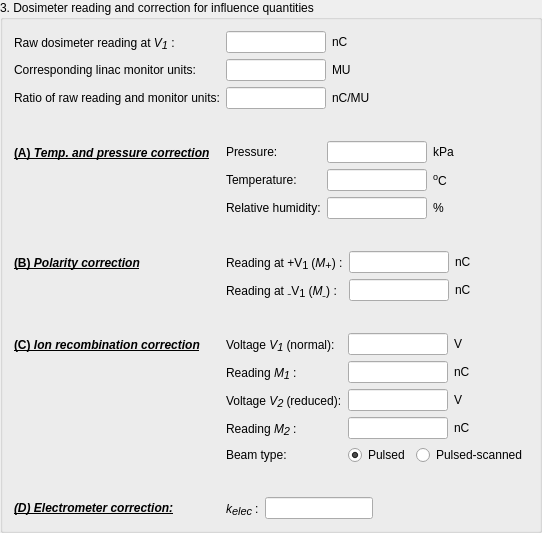
          <widget class="QGroupBox" name="sectionThreeGB">
           <property name="enabled">
            <bool>true</bool>
           </property>
           <property name="sizePolicy">
            <sizepolicy hsizetype="MinimumExpanding" vsizetype="Preferred">
             <horstretch>0</horstretch>
             <verstretch>0</verstretch>
            </sizepolicy>
           </property>
           <property name="title">
            <string>3. Dosimeter reading and correction for influence quantities</string>
           </property>
           <property name="flat">
            <bool>false</bool>
           </property>
           <property name="checkable">
            <bool>false</bool>
           </property>
           <layout class="QVBoxLayout" name="verticalLayout_6">
            <item>
             <layout class="QFormLayout" name="sectionThreeFL">
              <property name="fieldGrowthPolicy">
               <enum>QFormLayout::ExpandingFieldsGrow</enum>
              </property>
              <item row="0" column="0">
               <widget class="QLabel" name="rawDosReadLabel">
                <property name="sizePolicy">
                 <sizepolicy hsizetype="Fixed" vsizetype="Preferred">
                  <horstretch>0</horstretch>
                  <verstretch>0</verstretch>
                 </sizepolicy>
                </property>
                <property name="text">
                 <string>&lt;html&gt;&lt;head/&gt;&lt;body&gt;&lt;p&gt;Raw dosimeter reading at &lt;span style=&quot; font-style:italic;&quot;&gt;V&lt;/span&gt;&lt;span style=&quot; font-size:12pt; font-style:italic; vertical-align:sub;&quot;&gt;1&lt;/span&gt; :&lt;/p&gt;&lt;/body&gt;&lt;/html&gt;</string>
                </property>
                <property name="textFormat">
                 <enum>Qt::MarkdownText</enum>
                </property>
               </widget>
              </item>
              <item row="0" column="1">
               <layout class="QHBoxLayout" name="rawDosReadHL">
                <item>
                 <widget class="QLineEdit" name="rawDosReadLE">
                  <property name="sizePolicy">
                   <sizepolicy hsizetype="Fixed" vsizetype="Fixed">
                    <horstretch>0</horstretch>
                    <verstretch>0</verstretch>
                   </sizepolicy>
                  </property>
                  <property name="minimumSize">
                   <size>
                    <width>100</width>
                    <height>0</height>
                   </size>
                  </property>
                  <property name="maximumSize">
                   <size>
                    <width>100</width>
                    <height>16777215</height>
                   </size>
                  </property>
                 </widget>
                </item>
                <item>
                 <widget class="QLabel" name="rawDosReadUnit">
                  <property name="text">
                   <string>nC</string>
                  </property>
                 </widget>
                </item>
               </layout>
              </item>
              <item row="1" column="0">
               <widget class="QLabel" name="corrLinacMULabel">
                <property name="text">
                 <string>Corresponding linac monitor units:</string>
                </property>
               </widget>
              </item>
              <item row="1" column="1">
               <layout class="QHBoxLayout" name="corrLinacMUHL">
                <item>
                 <widget class="QLineEdit" name="corrLinacMULE">
                  <property name="sizePolicy">
                   <sizepolicy hsizetype="Fixed" vsizetype="Fixed">
                    <horstretch>0</horstretch>
                    <verstretch>0</verstretch>
                   </sizepolicy>
                  </property>
                  <property name="minimumSize">
                   <size>
                    <width>100</width>
                    <height>0</height>
                   </size>
                  </property>
                  <property name="maximumSize">
                   <size>
                    <width>100</width>
                    <height>16777215</height>
                   </size>
                  </property>
                 </widget>
                </item>
                <item>
                 <widget class="QLabel" name="corrLinacMUUnit">
                  <property name="text">
                   <string>MU</string>
                  </property>
                 </widget>
                </item>
               </layout>
              </item>
              <item row="2" column="0">
               <widget class="QLabel" name="ratioReadMULabel">
                <property name="text">
                 <string>Ratio of raw reading and monitor units:</string>
                </property>
               </widget>
              </item>
              <item row="2" column="1">
               <layout class="QHBoxLayout" name="ratioReadMUHL">
                <item>
                 <widget class="QLineEdit" name="ratioReadMULE">
                  <property name="sizePolicy">
                   <sizepolicy hsizetype="Fixed" vsizetype="Fixed">
                    <horstretch>0</horstretch>
                    <verstretch>0</verstretch>
                   </sizepolicy>
                  </property>
                  <property name="minimumSize">
                   <size>
                    <width>100</width>
                    <height>0</height>
                   </size>
                  </property>
                  <property name="maximumSize">
                   <size>
                    <width>100</width>
                    <height>16777215</height>
                   </size>
                  </property>
                 </widget>
                </item>
                <item>
                 <widget class="QLabel" name="ratioReadMUUnit">
                  <property name="text">
                   <string>nC/MU</string>
                  </property>
                 </widget>
                </item>
               </layout>
              </item>
              <item row="3" column="0">
               <spacer name="tempPressCorrSpacer">
                <property name="orientation">
                 <enum>Qt::Vertical</enum>
                </property>
                <property name="sizeHint" stdset="0">
                 <size>
                  <width>20</width>
                  <height>20</height>
                 </size>
                </property>
               </spacer>
              </item>
              <item row="4" column="0">
               <widget class="QLabel" name="tempPressCorrLabel">
                <property name="text">
                 <string>&lt;html&gt;&lt;head/&gt;&lt;body&gt;&lt;p&gt;&lt;span style=&quot; font-weight:700; text-decoration: underline;&quot;&gt;(A)&lt;/span&gt;&lt;span style=&quot; font-weight:700; font-style:italic; text-decoration: underline;&quot;&gt; Temp. and pressure correction&lt;/span&gt;&lt;/p&gt;&lt;/body&gt;&lt;/html&gt;</string>
                </property>
               </widget>
              </item>
              <item row="4" column="1">
               <layout class="QFormLayout" name="tempPressCorrFL">
                <property name="fieldGrowthPolicy">
                 <enum>QFormLayout::ExpandingFieldsGrow</enum>
                </property>
                <item row="0" column="0">
                 <widget class="QLabel" name="userPressureLabel">
                  <property name="text">
                   <string>Pressure:</string>
                  </property>
                 </widget>
                </item>
                <item row="0" column="1">
                 <layout class="QHBoxLayout" name="userPressureHL">
                  <item>
                   <widget class="QLineEdit" name="userPressureLE">
                    <property name="sizePolicy">
                     <sizepolicy hsizetype="Fixed" vsizetype="Fixed">
                      <horstretch>0</horstretch>
                      <verstretch>0</verstretch>
                     </sizepolicy>
                    </property>
                    <property name="minimumSize">
                     <size>
                      <width>100</width>
                      <height>0</height>
                     </size>
                    </property>
                    <property name="maximumSize">
                     <size>
                      <width>100</width>
                      <height>16777215</height>
                     </size>
                    </property>
                   </widget>
                  </item>
                  <item>
                   <widget class="QLabel" name="userPressureUnit">
                    <property name="text">
                     <string>kPa</string>
                    </property>
                   </widget>
                  </item>
                 </layout>
                </item>
                <item row="1" column="0">
                 <widget class="QLabel" name="userTempLabel">
                  <property name="text">
                   <string>Temperature:</string>
                  </property>
                 </widget>
                </item>
                <item row="1" column="1">
                 <layout class="QHBoxLayout" name="userTempHL">
                  <item>
                   <widget class="QLineEdit" name="userTempLE">
                    <property name="sizePolicy">
                     <sizepolicy hsizetype="Fixed" vsizetype="Fixed">
                      <horstretch>0</horstretch>
                      <verstretch>0</verstretch>
                     </sizepolicy>
                    </property>
                    <property name="minimumSize">
                     <size>
                      <width>100</width>
                      <height>0</height>
                     </size>
                    </property>
                    <property name="maximumSize">
                     <size>
                      <width>100</width>
                      <height>16777215</height>
                     </size>
                    </property>
                   </widget>
                  </item>
                  <item>
                   <widget class="QLabel" name="userTempUnit">
                    <property name="text">
                     <string>&lt;html&gt;&lt;head/&gt;&lt;body&gt;&lt;p&gt;&lt;span style=&quot; font-size:11pt; vertical-align:super;&quot;&gt;o&lt;/span&gt;C&lt;/p&gt;&lt;/body&gt;&lt;/html&gt;</string>
                    </property>
                   </widget>
                  </item>
                 </layout>
                </item>
                <item row="2" column="0">
                 <widget class="QLabel" name="userHumidityLabel">
                  <property name="text">
                   <string>Relative humidity:</string>
                  </property>
                 </widget>
                </item>
                <item row="2" column="1">
                 <layout class="QHBoxLayout" name="userHumidityHL">
                  <item>
                   <widget class="QLineEdit" name="userHumidityLE">
                    <property name="sizePolicy">
                     <sizepolicy hsizetype="Fixed" vsizetype="Fixed">
                      <horstretch>0</horstretch>
                      <verstretch>0</verstretch>
                     </sizepolicy>
                    </property>
                    <property name="minimumSize">
                     <size>
                      <width>100</width>
                      <height>0</height>
                     </size>
                    </property>
                    <property name="maximumSize">
                     <size>
                      <width>100</width>
                      <height>16777215</height>
                     </size>
                    </property>
                   </widget>
                  </item>
                  <item>
                   <widget class="QLabel" name="userHumidityUnit">
                    <property name="text">
                     <string>%</string>
                    </property>
                   </widget>
                  </item>
                 </layout>
                </item>
               </layout>
              </item>
              <item row="5" column="0">
               <spacer name="polarCorrSpacer">
                <property name="orientation">
                 <enum>Qt::Vertical</enum>
                </property>
                <property name="sizeHint" stdset="0">
                 <size>
                  <width>20</width>
                  <height>20</height>
                 </size>
                </property>
               </spacer>
              </item>
              <item row="6" column="0">
               <widget class="QLabel" name="polarCorrLabel">
                <property name="text">
                 <string>&lt;html&gt;&lt;head/&gt;&lt;body&gt;&lt;p&gt;&lt;span style=&quot; font-weight:700; text-decoration: underline;&quot;&gt;(B)&lt;/span&gt;&lt;span style=&quot; font-weight:700; font-style:italic; text-decoration: underline;&quot;&gt; Polarity correction&lt;/span&gt;&lt;/p&gt;&lt;/body&gt;&lt;/html&gt;</string>
                </property>
               </widget>
              </item>
              <item row="6" column="1">
               <layout class="QFormLayout" name="polarCorrFL">
                <property name="fieldGrowthPolicy">
                 <enum>QFormLayout::ExpandingFieldsGrow</enum>
                </property>
                <item row="0" column="0">
                 <widget class="QLabel" name="readMPosLabel">
                  <property name="text">
                   <string>&lt;html&gt;&lt;head/&gt;&lt;body&gt;&lt;p&gt;Reading at +V&lt;span style=&quot; font-size:12pt; vertical-align:sub;&quot;&gt;1 &lt;/span&gt;(&lt;span style=&quot; font-style:italic;&quot;&gt;M&lt;/span&gt;&lt;span style=&quot; font-size:12pt; vertical-align:sub;&quot;&gt;+&lt;/span&gt;) :&lt;/p&gt;&lt;/body&gt;&lt;/html&gt;</string>
                  </property>
                 </widget>
                </item>
                <item row="0" column="1">
                 <layout class="QHBoxLayout" name="readPosHL">
                  <item>
                   <widget class="QLineEdit" name="readMPosLE">
                    <property name="sizePolicy">
                     <sizepolicy hsizetype="Fixed" vsizetype="Fixed">
                      <horstretch>0</horstretch>
                      <verstretch>0</verstretch>
                     </sizepolicy>
                    </property>
                    <property name="minimumSize">
                     <size>
                      <width>100</width>
                      <height>0</height>
                     </size>
                    </property>
                    <property name="maximumSize">
                     <size>
                      <width>100</width>
                      <height>16777215</height>
                     </size>
                    </property>
                   </widget>
                  </item>
                  <item>
                   <widget class="QLabel" name="readMPosUnit">
                    <property name="text">
                     <string>nC</string>
                    </property>
                   </widget>
                  </item>
                 </layout>
                </item>
                <item row="1" column="0">
                 <widget class="QLabel" name="readMNegLabel">
                  <property name="text">
                   <string>&lt;html&gt;&lt;head/&gt;&lt;body&gt;&lt;p&gt;Reading at ₋V&lt;span style=&quot; font-size:12pt; vertical-align:sub;&quot;&gt;1 &lt;/span&gt;(&lt;span style=&quot; font-style:italic;&quot;&gt;M&lt;/span&gt;&lt;span style=&quot; font-size:12pt; font-style:italic; vertical-align:sub;&quot;&gt;₋&lt;/span&gt;) :&lt;/p&gt;&lt;/body&gt;&lt;/html&gt;</string>
                  </property>
                 </widget>
                </item>
                <item row="1" column="1">
                 <layout class="QHBoxLayout" name="readNegHL">
                  <item>
                   <widget class="QLineEdit" name="readMNegLE">
                    <property name="sizePolicy">
                     <sizepolicy hsizetype="Fixed" vsizetype="Fixed">
                      <horstretch>0</horstretch>
                      <verstretch>0</verstretch>
                     </sizepolicy>
                    </property>
                    <property name="minimumSize">
                     <size>
                      <width>100</width>
                      <height>0</height>
                     </size>
                    </property>
                    <property name="maximumSize">
                     <size>
                      <width>100</width>
                      <height>16777215</height>
                     </size>
                    </property>
                   </widget>
                  </item>
                  <item>
                   <widget class="QLabel" name="readMNegUnit">
                    <property name="text">
                     <string>nC</string>
                    </property>
                   </widget>
                  </item>
                 </layout>
                </item>
               </layout>
              </item>
              <item row="7" column="0">
               <spacer name="ionRecombCorrSpacer">
                <property name="orientation">
                 <enum>Qt::Vertical</enum>
                </property>
                <property name="sizeHint" stdset="0">
                 <size>
                  <width>20</width>
                  <height>20</height>
                 </size>
                </property>
               </spacer>
              </item>
              <item row="8" column="0">
               <widget class="QLabel" name="ionRecombCorrLabel">
                <property name="text">
                 <string>&lt;html&gt;&lt;head/&gt;&lt;body&gt;&lt;p&gt;&lt;span style=&quot; font-weight:700; text-decoration: underline;&quot;&gt;(C)&lt;/span&gt;&lt;span style=&quot; font-weight:700; font-style:italic; text-decoration: underline;&quot;&gt; Ion recombination correction&lt;/span&gt;&lt;/p&gt;&lt;/body&gt;&lt;/html&gt;</string>
                </property>
               </widget>
              </item>
              <item row="8" column="1">
               <layout class="QFormLayout" name="ionRecombCorrFL">
                <property name="fieldGrowthPolicy">
                 <enum>QFormLayout::ExpandingFieldsGrow</enum>
                </property>
                <property name="rowWrapPolicy">
                 <enum>QFormLayout::DontWrapRows</enum>
                </property>
                <item row="0" column="0">
                 <widget class="QLabel" name="normVoltageLabel">
                  <property name="text">
                   <string>&lt;html&gt;&lt;head/&gt;&lt;body&gt;&lt;p&gt;Voltage &lt;span style=&quot; font-style:italic;&quot;&gt;V&lt;/span&gt;&lt;span style=&quot; font-size:12pt; font-style:italic; vertical-align:sub;&quot;&gt;1 &lt;/span&gt;(normal):&lt;/p&gt;&lt;/body&gt;&lt;/html&gt;</string>
                  </property>
                 </widget>
                </item>
                <item row="0" column="1">
                 <layout class="QHBoxLayout" name="horizontalLayout_27">
                  <item>
                   <widget class="QLineEdit" name="normVoltageLE">
                    <property name="sizePolicy">
                     <sizepolicy hsizetype="Fixed" vsizetype="Fixed">
                      <horstretch>0</horstretch>
                      <verstretch>0</verstretch>
                     </sizepolicy>
                    </property>
                    <property name="minimumSize">
                     <size>
                      <width>100</width>
                      <height>0</height>
                     </size>
                    </property>
                    <property name="maximumSize">
                     <size>
                      <width>100</width>
                      <height>16777215</height>
                     </size>
                    </property>
                   </widget>
                  </item>
                  <item>
                   <widget class="QLabel" name="normVoltageUnit">
                    <property name="text">
                     <string>V</string>
                    </property>
                   </widget>
                  </item>
                 </layout>
                </item>
                <item row="1" column="0">
                 <widget class="QLabel" name="normReadLabel">
                  <property name="text">
                   <string>&lt;html&gt;&lt;head/&gt;&lt;body&gt;&lt;p&gt;Reading &lt;span style=&quot; font-style:italic;&quot;&gt;M&lt;/span&gt;&lt;span style=&quot; font-size:12pt; font-style:italic; vertical-align:sub;&quot;&gt;1 &lt;/span&gt;:&lt;/p&gt;&lt;/body&gt;&lt;/html&gt;</string>
                  </property>
                 </widget>
                </item>
                <item row="1" column="1">
                 <layout class="QHBoxLayout" name="horizontalLayout_28">
                  <item>
                   <widget class="QLineEdit" name="normReadLE">
                    <property name="sizePolicy">
                     <sizepolicy hsizetype="Fixed" vsizetype="Fixed">
                      <horstretch>0</horstretch>
                      <verstretch>0</verstretch>
                     </sizepolicy>
                    </property>
                    <property name="minimumSize">
                     <size>
                      <width>100</width>
                      <height>0</height>
                     </size>
                    </property>
                    <property name="maximumSize">
                     <size>
                      <width>100</width>
                      <height>16777215</height>
                     </size>
                    </property>
                   </widget>
                  </item>
                  <item>
                   <widget class="QLabel" name="normReadUnit">
                    <property name="text">
                     <string>nC</string>
                    </property>
                   </widget>
                  </item>
                 </layout>
                </item>
                <item row="2" column="0">
                 <widget class="QLabel" name="redVoltageLabel">
                  <property name="text">
                   <string>&lt;html&gt;&lt;head/&gt;&lt;body&gt;&lt;p&gt;Voltage &lt;span style=&quot; font-style:italic;&quot;&gt;V&lt;/span&gt;&lt;span style=&quot; font-size:12pt; font-style:italic; vertical-align:sub;&quot;&gt;2 &lt;/span&gt;(reduced):&lt;/p&gt;&lt;/body&gt;&lt;/html&gt;</string>
                  </property>
                 </widget>
                </item>
                <item row="2" column="1">
                 <layout class="QHBoxLayout" name="horizontalLayout_29">
                  <item>
                   <widget class="QLineEdit" name="redVoltageLE">
                    <property name="sizePolicy">
                     <sizepolicy hsizetype="Fixed" vsizetype="Fixed">
                      <horstretch>0</horstretch>
                      <verstretch>0</verstretch>
                     </sizepolicy>
                    </property>
                    <property name="minimumSize">
                     <size>
                      <width>100</width>
                      <height>0</height>
                     </size>
                    </property>
                    <property name="maximumSize">
                     <size>
                      <width>100</width>
                      <height>16777215</height>
                     </size>
                    </property>
                   </widget>
                  </item>
                  <item>
                   <widget class="QLabel" name="redVoltageUnit">
                    <property name="text">
                     <string>V</string>
                    </property>
                   </widget>
                  </item>
                 </layout>
                </item>
                <item row="3" column="0">
                 <widget class="QLabel" name="redReadLabel">
                  <property name="text">
                   <string>&lt;html&gt;&lt;head/&gt;&lt;body&gt;&lt;p&gt;Reading &lt;span style=&quot; font-style:italic;&quot;&gt;M&lt;/span&gt;&lt;span style=&quot; font-size:12pt; font-style:italic; vertical-align:sub;&quot;&gt;2 &lt;/span&gt;:&lt;/p&gt;&lt;/body&gt;&lt;/html&gt;</string>
                  </property>
                 </widget>
                </item>
                <item row="3" column="1">
                 <layout class="QHBoxLayout" name="horizontalLayout_30">
                  <item>
                   <widget class="QLineEdit" name="redReadLE">
                    <property name="sizePolicy">
                     <sizepolicy hsizetype="Fixed" vsizetype="Fixed">
                      <horstretch>0</horstretch>
                      <verstretch>0</verstretch>
                     </sizepolicy>
                    </property>
                    <property name="minimumSize">
                     <size>
                      <width>100</width>
                      <height>0</height>
                     </size>
                    </property>
                    <property name="maximumSize">
                     <size>
                      <width>100</width>
                      <height>16777215</height>
                     </size>
                    </property>
                   </widget>
                  </item>
                  <item>
                   <widget class="QLabel" name="redReadUnit">
                    <property name="text">
                     <string>nC</string>
                    </property>
                   </widget>
                  </item>
                 </layout>
                </item>
                <item row="4" column="0">
                 <widget class="QLabel" name="beamTypeLabel">
                  <property name="text">
                   <string>Beam type:</string>
                  </property>
                 </widget>
                </item>
                <item row="4" column="1">
                 <layout class="QHBoxLayout" name="beamTypeHL">
                  <item>
                   <widget class="QRadioButton" name="pulsedRadioButton">
                    <property name="text">
                     <string>Pulsed</string>
                    </property>
                    <property name="checked">
                     <bool>true</bool>
                    </property>
                    <property name="autoExclusive">
                     <bool>true</bool>
                    </property>
                    <attribute name="buttonGroup">
                     <string notr="true">beamTypeGroup</string>
                    </attribute>
                   </widget>
                  </item>
                  <item>
                   <widget class="QRadioButton" name="pulsedScanRadioButton">
                    <property name="text">
                     <string>Pulsed-scanned</string>
                    </property>
                    <attribute name="buttonGroup">
                     <string notr="true">beamTypeGroup</string>
                    </attribute>
                   </widget>
                  </item>
                 </layout>
                </item>
               </layout>
              </item>
              <item row="10" column="0">
               <widget class="QLabel" name="electmeterCorrLabel">
                <property name="text">
                 <string>&lt;html&gt;&lt;head/&gt;&lt;body&gt;&lt;p&gt;&lt;span style=&quot; font-weight:700; font-style:italic; text-decoration: underline;&quot;&gt;(D) Electrometer correction:&lt;/span&gt;&lt;/p&gt;&lt;/body&gt;&lt;/html&gt;</string>
                </property>
               </widget>
              </item>
              <item row="10" column="1">
               <layout class="QHBoxLayout" name="horizontalLayout">
                <item>
                 <widget class="QLabel" name="kElecLabel_2">
                  <property name="text">
                   <string>&lt;html&gt;&lt;head/&gt;&lt;body&gt;&lt;p&gt;&lt;span style=&quot; font-style:italic;&quot;&gt;k&lt;/span&gt;&lt;span style=&quot; font-size:12pt; font-style:italic; vertical-align:sub;&quot;&gt;elec &lt;/span&gt;:&lt;/p&gt;&lt;/body&gt;&lt;/html&gt;</string>
                  </property>
                 </widget>
                </item>
                <item>
                 <widget class="QLineEdit" name="kElecLE_2">
                  <property name="sizePolicy">
                   <sizepolicy hsizetype="Fixed" vsizetype="Fixed">
                    <horstretch>0</horstretch>
                    <verstretch>0</verstretch>
                   </sizepolicy>
                  </property>
                 </widget>
                </item>
               </layout>
              </item>
              <item row="9" column="0">
               <widget class="QWidget" name="electmeterCorrSpacer" native="true">
                <property name="sizePolicy">
                 <sizepolicy hsizetype="MinimumExpanding" vsizetype="MinimumExpanding">
                  <horstretch>0</horstretch>
                  <verstretch>0</verstretch>
                 </sizepolicy>
                </property>
                <property name="minimumSize">
                 <size>
                  <width>20</width>
                  <height>20</height>
                 </size>
                </property>
                <layout class="QVBoxLayout" name="verticalLayout_7">
                 <property name="leftMargin">
                  <number>0</number>
                 </property>
                 <property name="topMargin">
                  <number>0</number>
                 </property>
                 <property name="rightMargin">
                  <number>0</number>
                 </property>
                 <property name="bottomMargin">
                  <number>0</number>
                 </property>
                 <item>
                  <spacer name="verticalSpacer_3">
                   <property name="orientation">
                    <enum>Qt::Vertical</enum>
                   </property>
                   <property name="sizeType">
                    <enum>QSizePolicy::Fixed</enum>
                   </property>
                   <property name="sizeHint" stdset="0">
                    <size>
                     <width>20</width>
                     <height>20</height>
                    </size>
                   </property>
                  </spacer>
                 </item>
                </layout>
               </widget>
              </item>
             </layout>
            </item>
           </layout>
          </widget>
